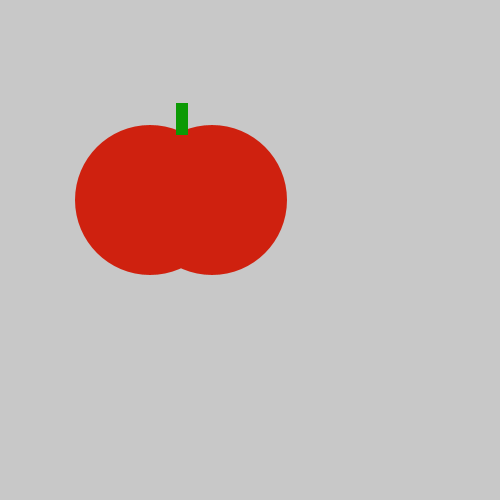
Frame 1 (no input)
Frame 60 (the mouse pressed at the canvas centre just before this capture): identical to frame 1, image omitted
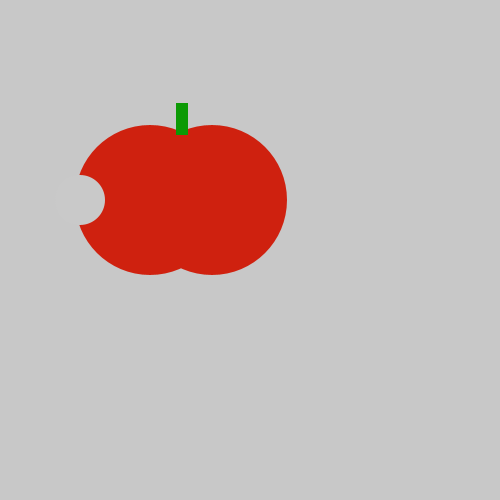
Frame 120 (the mouse held since frame 60 and released just before this capture)

The Processing sketch that drew these frames (run headless with seeded random() and noise(); from frame 60 on, the mouse is pressed at the canvas centre):

// Processing sketch: tasty_tomato
// ── tasty_tomato.pde
void setup() {
    size(500, 500);
}
void draw() {
   fill(#CF210F);
  background(200, 200, 200);
    noStroke();
    ellipse(150, 200, 150, 150);
    ellipse(212, 200, 150, 150);
    fill(#0C9A05);
    rect(176, 103, 12, 32);
    if(mousePressed){
      fill(#c9c9c9);
      ellipse(80,200,50,50);
    }
}
